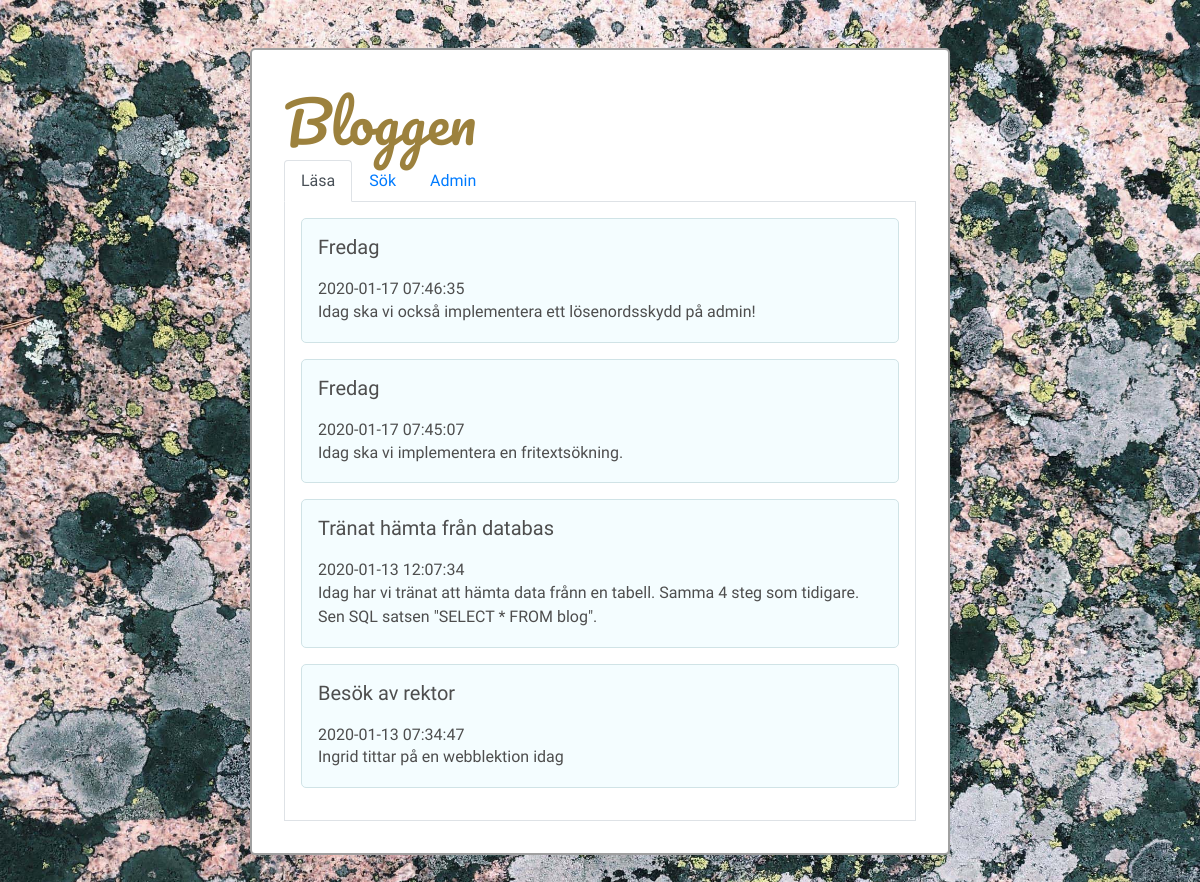
The app's page /labb-9/lasa.php with its own data.
### tables this page shows
CREATE TABLE `blog` (
  `id` int(4) NOT NULL,
  `datum` timestamp NOT NULL DEFAULT CURRENT_TIMESTAMP,
  `rubrik` varchar(50) NOT NULL,
  `inlagg` text NOT NULL
);

### labb-9/lasa.php (the view, shortened to what this page needs)
<?php
include_once "./admin/konfig-db.php";
?>
<!DOCTYPE html>
<html lang="sv">
<head>
    <link rel="stylesheet" href="https://stackpath.bootstrapcdn.com/bootstrap/4.3.1/css/bootstrap.min.css">
    <link rel="stylesheet" href="style.css">
</head>
<body>
    <div class="kontainer">
        <h1 class="display-4">Bloggen</h1>
        <nav>
            <ul class="nav nav-tabs">
                <li class="nav-item"><a class="nav-link active" href="./lasa.php">Läsa</a></li>
                <li class="nav-item"><a class="nav-link" href="./sok.php">Sök</a></li>
                <li class="nav-item"><a class="nav-link" href="./admin/admin.php">Admin</a></li>
            </ul>
        </nav>
        <main>
            <?php
            $conn = new mysqli($host, $användare, $lösenord, $databas);
            $sql = "SELECT * FROM blog ORDER BY id DESC";
            $result = $conn->query($sql);
            while ($rad = $result->fetch_assoc()) {
                echo "<div class=\"inlagg\">";
                echo "<h5>$rad[rubrik]</h5>";
                echo "<h6>$rad[datum]</h6>";
                echo "<p>$rad[inlagg]</p>";
                echo "</div>";
            }
            ?>
        </main>
    </div>
</body>
</html>

### labb-9/style.css (style rules this page uses)
html { box-sizing: border-box; }
*, *:before, *:after { box-sizing: inherit; }
body, h1, h2, h3, h4, h5, h6, p, ul { margin: 0; padding: 0; }
body { background: #F9F6EB url("./bilder/photo-1577271015616-9b74c52daace.jpg") fixed; background-size: cover; }
.kontainer { width: 700px; padding: 2em; margin: 3em auto; background: #fff; border-radius: 5px; font-family: 'Source Sans Pro', sans-serif; border: 2px solid #a0a0a0; color: #4e4e4e; }
main { padding: 1em; border-left: 1px solid #dee2e6; border-right: 1px solid #dee2e6; border-bottom: 1px solid #dee2e6; }
h1, h2, h3 { color: #9c813d; }
h1, h2, h3, p { margin: 0.1em 0; }
h1 { font-family: 'Pacifico', cursive; }
h5 { margin-bottom: 1em; }
.inlagg { background: #f4fdff; border: 1px solid #d0e3e6; padding: 1em; margin-bottom: 1em; border-radius: 5px; }

### records on screen
blog: rubrik "Fredag", datum "2020-01-17 07:46:35", inlagg "Idag ska vi också implementera ett lösenordsskydd på admin!"
blog: rubrik "Fredag", datum "2020-01-17 07:45:07", inlagg "Idag ska vi implementera en fritextsökning."
blog: rubrik "Tränat hämta från databas", datum "2020-01-13 12:07:34", inlagg "Idag har vi tränat att hämta data frånn en tabell. Samma 4 steg som tidigare. Sen SQL satsen \"SELECT * FROM blog\"."
blog: rubrik "Besök av rektor", datum "2020-01-13 07:34:47", inlagg "Ingrid tittar på en webblektion idag"
